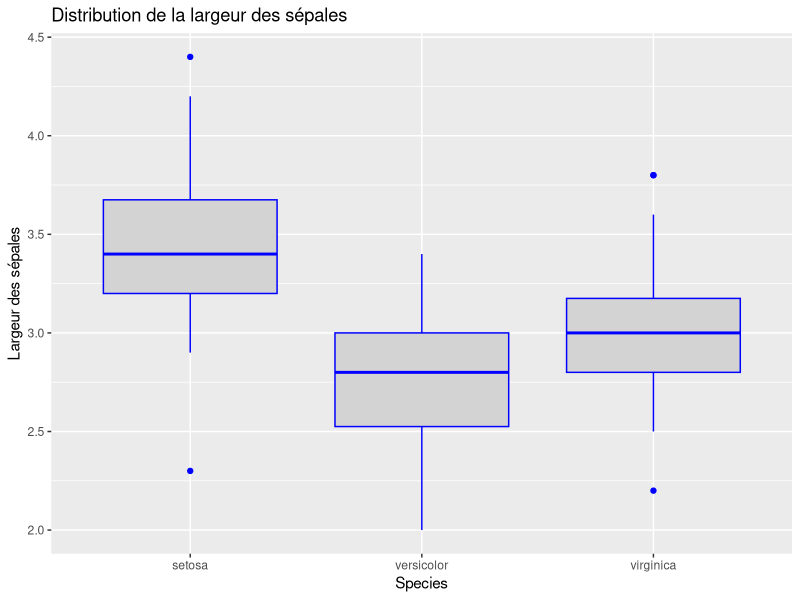

Here is the R script that generated this plot:
# Charger la bibliothèque ggplot2
  library(ggplot2)
  
  # Créer le graphique de boîte à moustaches avec titre et étiquette d'axe y personnalisés
  ggplot(iris, aes(x = Species, y = Sepal.Width)) +
    geom_boxplot(color = "blue", fill = "lightgray") +  # Boîte à moustaches par défaut
    labs(title = "Distribution de la largeur des sépales",  # a. Ajouter un titre à la boîte à moustaches
         y = "Largeur des sépales")  # b. Ajouter une étiquette d'axe y à la boîte à moustaches
  